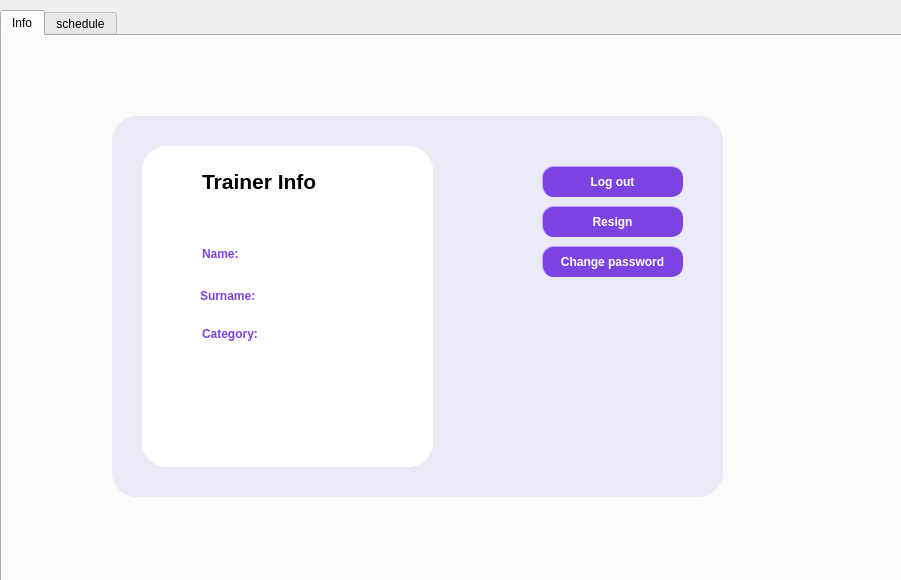
<?xml version="1.0" encoding="UTF-8"?>
<ui version="4.0">
 <class>Trainer_win</class>
 <widget class="QWidget" name="Trainer_win">
  <property name="geometry">
   <rect>
    <x>0</x>
    <y>0</y>
    <width>901</width>
    <height>580</height>
   </rect>
  </property>
  <property name="windowTitle">
   <string>Trainer_win</string>
  </property>
  <widget class="QTabWidget" name="tabWidget">
   <property name="geometry">
    <rect>
     <x>0</x>
     <y>10</y>
     <width>931</width>
     <height>581</height>
    </rect>
   </property>
   <property name="currentIndex">
    <number>0</number>
   </property>
   <widget class="QWidget" name="info_tab">
    <property name="styleSheet">
     <string notr="true">#info_tab{border-image: url(C:/Users/youssef albali/OneDrive/Desktop/SEM4/CP4/0f2c9051-gr12-repo/Project/GymAppQt/purple_background.png)}</string>
    </property>
    <attribute name="title">
     <string>Info</string>
    </attribute>
    <widget class="QWidget" name="widget_2" native="true">
     <property name="geometry">
      <rect>
       <x>110</x>
       <y>80</y>
       <width>611</width>
       <height>381</height>
      </rect>
     </property>
     <property name="styleSheet">
      <string notr="true">background: #EBE9F5;
border-radius: 25px;
</string>
     </property>
     <widget class="QWidget" name="widget" native="true">
      <property name="geometry">
       <rect>
        <x>30</x>
        <y>30</y>
        <width>291</width>
        <height>321</height>
       </rect>
      </property>
      <property name="styleSheet">
       <string notr="true">background: #FFFFFF;
border-radius: 25px;
</string>
      </property>
      <widget class="QLabel" name="label_5">
       <property name="geometry">
        <rect>
         <x>60</x>
         <y>180</y>
         <width>61</width>
         <height>16</height>
        </rect>
       </property>
       <property name="font">
        <font>
         <bold>true</bold>
        </font>
       </property>
       <property name="styleSheet">
        <string notr="true">color: #7D43E2</string>
       </property>
       <property name="text">
        <string>Category:</string>
       </property>
      </widget>
      <widget class="QLabel" name="label">
       <property name="geometry">
        <rect>
         <x>60</x>
         <y>100</y>
         <width>49</width>
         <height>16</height>
        </rect>
       </property>
       <property name="font">
        <font>
         <bold>true</bold>
        </font>
       </property>
       <property name="styleSheet">
        <string notr="true">color: #7D43E2</string>
       </property>
       <property name="text">
        <string>Name:</string>
       </property>
      </widget>
      <widget class="QLabel" name="name_label">
       <property name="geometry">
        <rect>
         <x>120</x>
         <y>100</y>
         <width>101</width>
         <height>16</height>
        </rect>
       </property>
       <property name="text">
        <string/>
       </property>
      </widget>
      <widget class="QLabel" name="label_2">
       <property name="geometry">
        <rect>
         <x>58</x>
         <y>140</y>
         <width>61</width>
         <height>20</height>
        </rect>
       </property>
       <property name="font">
        <font>
         <bold>true</bold>
        </font>
       </property>
       <property name="styleSheet">
        <string notr="true">color: #7D43E2</string>
       </property>
       <property name="text">
        <string>Surname:</string>
       </property>
      </widget>
      <widget class="QLabel" name="category_label">
       <property name="geometry">
        <rect>
         <x>130</x>
         <y>180</y>
         <width>111</width>
         <height>16</height>
        </rect>
       </property>
       <property name="text">
        <string/>
       </property>
      </widget>
      <widget class="QLabel" name="surname_label">
       <property name="geometry">
        <rect>
         <x>130</x>
         <y>140</y>
         <width>101</width>
         <height>16</height>
        </rect>
       </property>
       <property name="text">
        <string/>
       </property>
      </widget>
      <widget class="QLabel" name="label_3">
       <property name="geometry">
        <rect>
         <x>60</x>
         <y>10</y>
         <width>191</width>
         <height>51</height>
        </rect>
       </property>
       <property name="font">
        <font>
         <family>Segoe UI</family>
         <pointsize>16</pointsize>
         <bold>true</bold>
        </font>
       </property>
       <property name="text">
        <string>Trainer Info</string>
       </property>
      </widget>
     </widget>
     <widget class="QToolButton" name="change_password_button">
      <property name="geometry">
       <rect>
        <x>430</x>
        <y>130</y>
        <width>141</width>
        <height>31</height>
       </rect>
      </property>
      <property name="font">
       <font>
        <family>Segoe UI</family>
        <bold>true</bold>
       </font>
      </property>
      <property name="styleSheet">
       <string notr="true">border-style: outset ; 
border-radius: 11px;
border-color:  #7D43E2;
border-width: 1px;
background-color: #7D43E2;
color: #FFFFFF;</string>
      </property>
      <property name="text">
       <string>Change password</string>
      </property>
     </widget>
     <widget class="QPushButton" name="resign_button">
      <property name="geometry">
       <rect>
        <x>430</x>
        <y>90</y>
        <width>141</width>
        <height>31</height>
       </rect>
      </property>
      <property name="font">
       <font>
        <bold>true</bold>
       </font>
      </property>
      <property name="styleSheet">
       <string notr="true">border-style: outset ; 
border-radius: 11px;
border-color:  #7D43E2;
border-width: 1px;
background-color: #7D43E2;
color: #FFFFFF;</string>
      </property>
      <property name="text">
       <string>Resign</string>
      </property>
     </widget>
     <widget class="QPushButton" name="logout_button">
      <property name="geometry">
       <rect>
        <x>430</x>
        <y>50</y>
        <width>141</width>
        <height>31</height>
       </rect>
      </property>
      <property name="font">
       <font>
        <bold>true</bold>
       </font>
      </property>
      <property name="styleSheet">
       <string notr="true">border-style: outset ; 
border-radius: 11px;
border-color:  #7D43E2;
border-width: 1px;
background-color: #7D43E2;
color: #FFFFFF;</string>
      </property>
      <property name="text">
       <string>Log out</string>
      </property>
     </widget>
    </widget>
   </widget>
   <widget class="QWidget" name="schedule_tab">
    <attribute name="title">
     <string>schedule</string>
    </attribute>
    <widget class="QTableWidget" name="tableWidget">
     <property name="geometry">
      <rect>
       <x>60</x>
       <y>80</y>
       <width>801</width>
       <height>461</height>
      </rect>
     </property>
     <property name="styleSheet">
      <string notr="true">

background-color: #FFFFFF;
selection-background-color: #5492dc;
border: 1px solid;
border-color: #f3f3f3;
color: #080c2b;
border-radius:15px;
padding: 30px;
</string>
     </property>
     <property name="frameShape">
      <enum>QFrame::NoFrame</enum>
     </property>
     <property name="frameShadow">
      <enum>QFrame::Plain</enum>
     </property>
     <property name="horizontalScrollBarPolicy">
      <enum>Qt::ScrollBarAlwaysOff</enum>
     </property>
     <property name="autoScrollMargin">
      <number>0</number>
     </property>
     <property name="editTriggers">
      <set>QAbstractItemView::NoEditTriggers</set>
     </property>
     <property name="selectionMode">
      <enum>QAbstractItemView::SingleSelection</enum>
     </property>
     <property name="selectionBehavior">
      <enum>QAbstractItemView::SelectRows</enum>
     </property>
     <property name="textElideMode">
      <enum>Qt::ElideMiddle</enum>
     </property>
     <property name="showGrid">
      <bool>false</bool>
     </property>
     <property name="gridStyle">
      <enum>Qt::NoPen</enum>
     </property>
     <attribute name="horizontalHeaderVisible">
      <bool>false</bool>
     </attribute>
     <attribute name="horizontalHeaderDefaultSectionSize">
      <number>200</number>
     </attribute>
     <attribute name="horizontalHeaderStretchLastSection">
      <bool>true</bool>
     </attribute>
     <attribute name="verticalHeaderVisible">
      <bool>false</bool>
     </attribute>
     <column>
      <property name="text">
       <string>Member</string>
      </property>
     </column>
     <column>
      <property name="text">
       <string>Day</string>
      </property>
     </column>
     <column>
      <property name="text">
       <string>Session </string>
      </property>
     </column>
     <column>
      <property name="text">
       <string>About</string>
      </property>
     </column>
    </widget>
    <widget class="QLabel" name="label_4">
     <property name="geometry">
      <rect>
       <x>70</x>
       <y>10</y>
       <width>191</width>
       <height>51</height>
      </rect>
     </property>
     <property name="font">
      <font>
       <family>Segoe UI</family>
       <pointsize>16</pointsize>
       <bold>true</bold>
      </font>
     </property>
     <property name="text">
      <string>Sessions</string>
     </property>
    </widget>
   </widget>
  </widget>
 </widget>
 <layoutdefault spacing="6" margin="11"/>
 <resources/>
 <connections/>
</ui>
